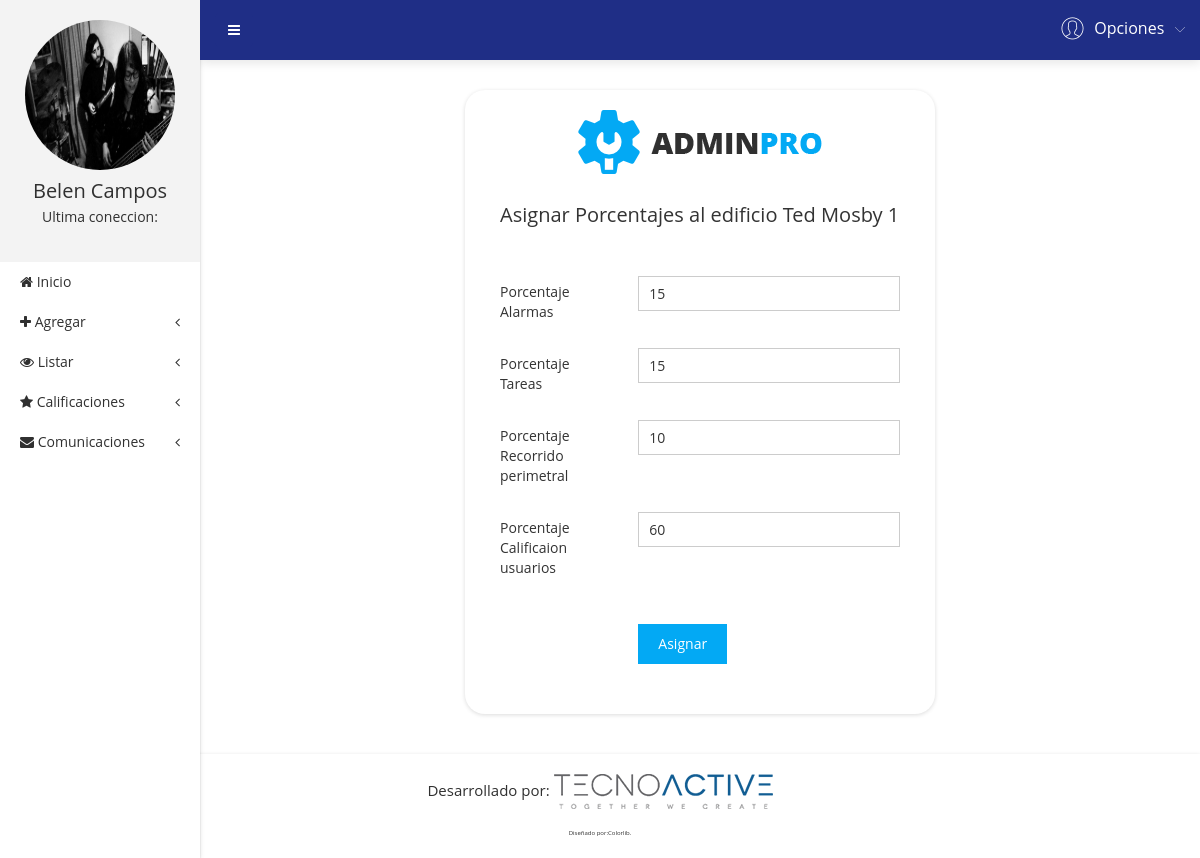
The app's page /?c=Usuario&a=AsignarPorcentajes&id=1 (signed in) with its own data.
### tables this page shows
CREATE TABLE porcalificaciones (
  idPorc INT(11) NOT NULL AUTO_INCREMENT,
  idEdificio INT(11) NOT NULL,
  porcAlarmas INT(11) DEFAULT 25,
  porcTareas INT(11) DEFAULT 25,
  porcUsuarios INT(11) DEFAULT 25,
  porcRecorrido INT(11) DEFAULT 25,
  PRIMARY KEY (idPorc)
);

CREATE TABLE edificio (
  idEdificio INT(6) NOT NULL AUTO_INCREMENT,
  idComunidad INT(6) NOT NULL,
  direccionEdificio VARCHAR(200) NOT NULL,
  numeroPisos INT(6) NOT NULL,
  PRIMARY KEY (idEdificio)
);

### controller/usuario.controller.php (called while the page is built, shortened)
<?php
require_once 'model/porcalificaciones.php';
class UsuarioController
{
  private $model_porc;
  public function __CONSTRUCT()
   {
     $this->model_porc = new PorCalificaciones();
   }
    public function AsignarPorcentajes()
    {
      $p = $this->model_porc->listarID($_REQUEST['id']);
      require_once 'view/header.php';
      require_once 'view/asignarPorcentajes.php';
      require_once 'view/footer.php';
    }
}
 ?>

### model/database.php (called while the page is built, shortened)
<?php
class Database
{
	public static function Conn()
	{
		$conn = new PDO('mysql:host=localhost;dbname=awake','root','',array(PDO::MYSQL_ATTR_INIT_COMMAND=>'SET NAMES \'UTF8\''));
		$conn -> setAttribute(PDO::ATTR_ERRMODE,PDO::ERRMODE_EXCEPTION);
		return $conn;
	}
}
?>

### model/porCalificaciones.php (called while the page is built, shortened)
<?php
class PorCalificaciones
{
  private $conn;
  public function __CONSTRUCT()
   {
       try
       {
         $this->conn = Database::Conn();
       }
       catch(Exception $e)
       {
         die($e->getMessage());
       }
   }
   public function listarID($id)
   {
      $sql = $this->conn->prepare("SELECT idEdificio idEdificio,direccionEdificio direccionEdificio,porcUsuarios usuarios, porcTareas tareas,porcAlarmas alarmas, porcRecorrido recorridos FROM porcalificaciones JOIN edificio using(idEdificio) where idEdificio = ?");
      $sql->execute(array($id));
      return $sql->fetch(PDO::FETCH_OBJ);
   }
}
 ?>

### view/asignarPorcentajes.php (the view, shortened to what this page needs)
    <div class="login-form-area mg-t-30 mg-b-40">
        <div class="container-fluid">
            <div class="row">
                <div class="col-lg-3"></div>
                <form id="adminpro-contact-form" class="adminpro-form" method="post" action="?c=Usuario&a=CambiarPorcentajes">
                    <div class="col-lg-6">
                        <div class="login-bg">
                            <div class="row">
                                <div class="col-lg-12">
                                    <div class="logo">
                                        <a href="#"><img src="img/logo/logo.png" alt="" />
                                        </a>
                                    </div>
                                </div>
                            </div>
                            <div class="row">
                                <div class="col-lg-12">
                                    <div class="login-title">
                                        <h1>Asignar Porcentajes al edificio <?php echo $p->direccionEdificio ?></h1>
                                    </div>
                                </div>
                            </div>
                            <div class="row">
                                <div class="col-lg-4">
                                    <div class="login-input-head">
                                        <p>Porcentaje Alarmas</p>
                                    </div>
                                </div>
                                <div class="col-lg-8">
                                    <div class="login-input-area">
                                        <input type="text" name="porcAlarmas" id="porcAlarmas" value="<?php echo $p->alarmas ?>">
                                    </div>
                                </div>
                            </div>
                            <div class="row">
                                <div class="col-lg-4">
                                    <div class="login-input-head">
                                        <p>Porcentaje Tareas</p>
                                    </div>
                                </div>
                                <div class="col-lg-8">
                                    <div class="login-input-area">
                                        <input type="text" name="porcTareas" id="porcTareas" value="<?php echo $p->tareas ?>">
                                    </div>
                                </div>
                            </div>
                            <div class="row">
                                <div class="col-lg-4">
                                    <div class="login-input-head">
                                        <p>Porcentaje Recorrido perimetral</p>
                                    </div>
                                </div>
                                <div class="col-lg-8">
                                    <div class="login-input-area">
                                        <input type="text" name="porcRecorrido" id="porcRecorrido" value="<?php echo $p->recorridos ?>">
                                    </div>
                                </div>
                            </div>
                            <div class="row">
                                <div class="col-lg-4">
                                    <div class="login-input-head">
                                        <p>Porcentaje Calificaion usuarios</p>
                                    </div>
                                </div>
                                <div class="col-lg-8">
                                    <div class="login-input-area">
                                        <input type="text" name="porcUsuarios" id="porcUsuarios" value="<?php echo $p->usuarios ?>">
                                    </div>
                                </div>
                            </div>
                            <div class="row">
                                <div class="col-lg-4"></div>
                                <div class="col-lg-8">
                                    <div class="login-button-pro">
                                        <button type="submit" id="btnAsignar" class="login-button login-button-lg">Asignar</button>
                                    </div>
                                </div>
                            </div>
                        </div>
                    </div>
                </form>
                <div class="col-lg-3"></div>
            </div>
        </div>
    </div>
    </div>
</div>

### assets/css/form.css (style rules this page uses)
.logo { text-align:center; }
.login-title { padding:30px 15px; }
.login-title h1 { font-size:20px; }
.login-bg { background:#fff; box-shadow: 0 1px 4px 0 rgba(0, 0, 0, 0.14); padding:20px; border-radius: 20px; }
.login-input-area input[type="email"],.login-input-area input[type="select"] .login-input-area input[type="password"], .login-input-area input[type="text"],.login-input-area input[type="number"] { width:100%; height:35px; padding: 0px 35px 0px 10px; margin:10px 0px; border:1px solid #ccc; }
.login-input-area, .login-textarea-area { position:relative; margin-right:15px; }
.login-input-head { padding-left: 15px; }
.login-input-head p { padding:16px 0px; margin:0; font-size:14px; }
.login-button-pro { padding:30px 0px; }
.login-button-pro .login-button { padding:10px 20px; border:none; background:#03a9f4; color:#fff; font-weight:14px; transition: all .4s ease 0s; }

### records on screen
porcalificaciones: idEdificio.direccionEdificio "Ted Mosby 1", porcAlarmas "15", porcTareas "15", porcRecorrido "10", porcUsuarios "60"

### other values on screen
$_SESSION['nombre'] "Belen Campos"
